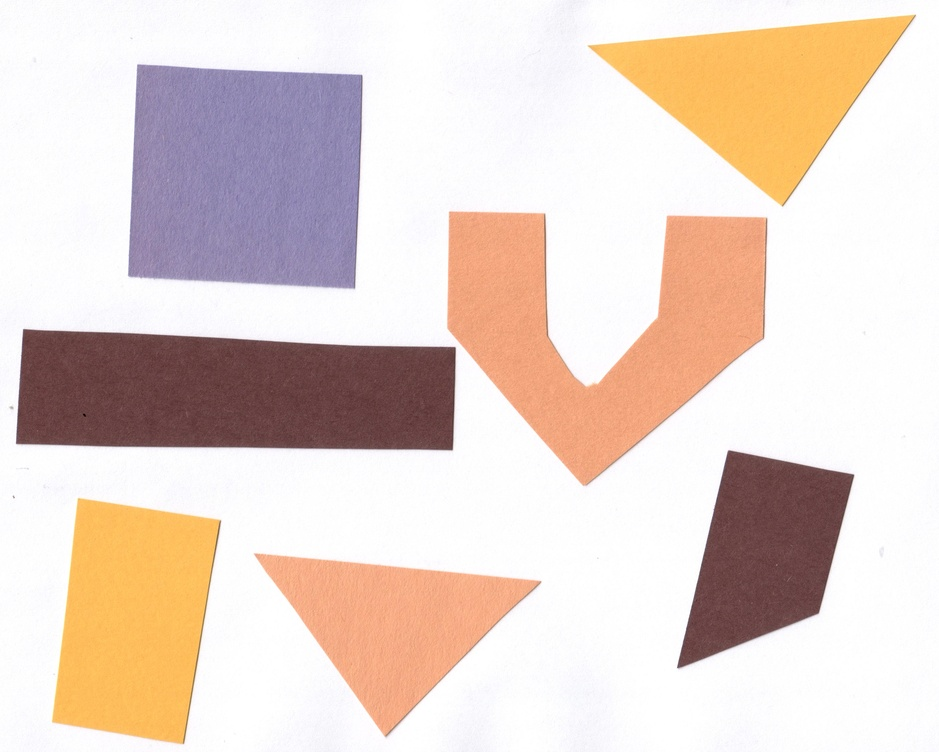
#> input picture data/shapes-01.jpg, 939 x 752 px, shrunk from 3068 x 2457 before the run
$ jupyter execute 7_thresholing.ipynb   (shell and % lines are left out)
#> lines starting #> are read from the running program, lines starting #| are printed output that depends on the picture; after the words box and inside, x2 and y2 are one past the last pixel; in counts of white or black regions, pixels touching at a corner belong together; long printed decimals are rounded
[cell 1]
import glob
import imageio.v3 as iio
import ipympl
import matplotlib.pyplot as plt
import numpy as np
import skimage as ski

## Simple thresholding

1. 이미지를 gray scale 로 읽는다.
2. Blurring을 이용해서 노이즈를 제거한다. (de-noize)
3. 노이즈가 제거된 이미지의 histogram을 분석한다.
4. threshold 값을 찾고 이를 이용하여 필요없는 부분을 masking 처리한다.
5. 4에서 생성된 mask를 이용해 원본 이미지에서 원하는 부분만 추출한다.

[cell 2]
shape01 = iio.imread(uri="data/shapes-01.jpg")
#> shape01 is the input picture: shape (752, 939, 3); mean R, G, B 229.6, 212.3, 203.6

fig, ax = plt.subplots()
ax.imshow(shape01)

[cell 3]
gray_shapes = ski.color.rgb2gray(shape01)
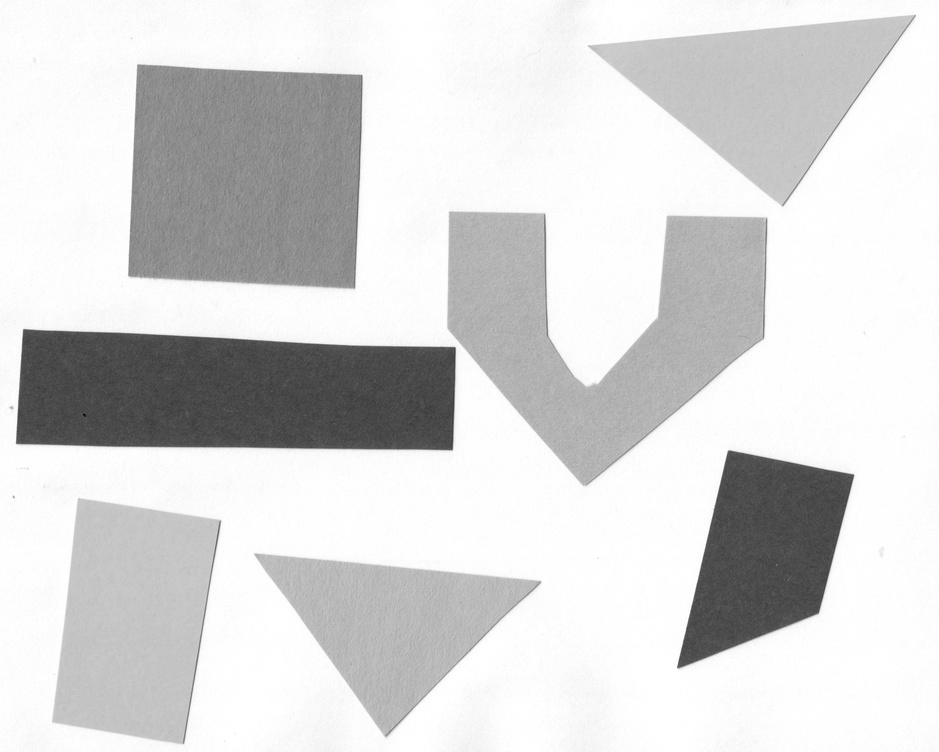
#> gray_shapes: shape (752, 939) float64; min 0.0183, max 1, mean 0.844
blurred_shapes = ski.filters.gaussian(gray_shapes, sigma=1)

fig, ax = plt.subplots()
ax.imshow(blurred_shapes, cmap='gray')

[cell 4]
histogram, bin_edges = np.histogram(blurred_shapes, bins=256, range=(0.0,1.0))
#> histogram = 256 values, max 161677 at index 254, min 0 at index 0, mean 2758.3; bin_edges = 257 values from 0 to 1

fig, ax = plt.subplots()
ax.plot(bin_edges[0:-1], histogram)
#> figure, not shown here; curve peaks at x = 0.992, y = 161677

[cell 5]
t = 0.8
binary_mask = blurred_shapes < t
#> binary_mask: shape (752, 939) bool; 35.4% white; 8 white regions (1 under 20 px), largest, box (x1, y1, x2, y2) and area: (128, 64, 363, 289) 48574, (16, 329, 456, 451) 48102, (448, 212, 768, 485) 45575

fig, ax = plt.subplots()
ax.imshow(binary_mask, cmap="gray")

[cell 6]
selection = shape01.copy()
selection[~binary_mask] = 0

fig, ax = plt.subplots()
ax.imshow(selection)

## Practice

[cell 7]
# 0. 이미지 읽기
import numpy as np
shapes02 = iio.imread(uri="data/shapes-02.jpg")
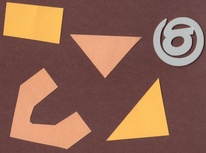
#> input picture data/shapes-02.jpg, 206 x 153 px, shrunk from 672 x 499 before the run
#> shapes02 is the input picture: shape (153, 206, 3); mean R, G, B 144.1, 101.6, 83.9
# 1. Gray 이미지로 변경
gray_shapes02= ski.color.rgb2gray(shapes02)
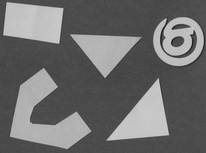
#> gray_shapes02: shape (153, 206) float64; min 0.0895, max 0.819, mean 0.429
# 2. Histogram 계산
histogram, bin_edges = np.histogram(gray_shapes02, bins=256, range=(0., 1.))
#> histogram = 256 values, max 3088 at index 74, min 0 at index 0, mean 123.1
fig, ax = plt.subplots()
ax.plot(bin_edges[0:-1], histogram)
#> figure, not shown here; curve peaks at x = 0.289, y = 3088

[cell 8]
# 3. 임계값 설정
t2 = 0.6
binary_mask2 = gray_shapes02 > t2
#> binary_mask2: shape (153, 206) bool; 30% white; 5 white regions, box (x1, y1, x2, y2) and area: (10, 68, 91, 149) 2776, (3, 2, 63, 44) 1931, (107, 79, 169, 141) 1807, (71, 35, 141, 77) 1476, (153, 17, 204, 66) 1456
# 4. 이미지 출력
fig, ax = plt.subplots()
ax.imshow(binary_mask2, cmap='gray')

[cell 9]
selection2 = shapes02.copy()
selection2[~binary_mask2] = 0

fig, ax = plt.subplots()
ax.imshow(selection2)

## Automatic thresholding

매번 수동으로 임계값을 구하는 것은 실용적이지 못하다. 이를 위해 알고리즘들이 개발되었으며, 이 장에서는 간단하 otsu's method를 살펴본다.

[cell 10]
maize_roots = iio.imread(uri="data/maize-root-cluster.jpg")
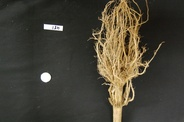
#> input picture data/maize-root-cluster.jpg, 184 x 122 px, shrunk from 602 x 400 before the run
#> maize_roots is the input picture: shape (122, 184, 3); mean R, G, B 70.5, 66.4, 54.4

fig, ax = plt.subplots()
ax.imshow(maize_roots)

[cell 11]
gray_maize_roots = ski.color.rgb2gray(maize_roots)
blurred_maize_roots = ski.filters.gaussian(gray_maize_roots, sigma=1)
histogram, bin_edges = np.histogram(blurred_maize_roots, bins=256, range=(0.0, 1.0))
#> histogram = 256 values, max 863 at index 59, min 0 at index 0, mean 87.69

fig, ax = plt.subplots()
ax.plot(bin_edges[0:-1], histogram)
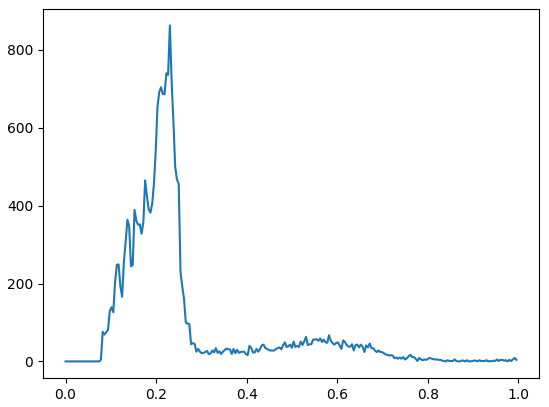
#> figure drawn by matplotlib, 1 panel; curve peaks at x = 0.23, y = 863

[cell 12]
t = ski.filters.threshold_otsu(blurred_maize_roots)
#> t = 0.388
binary_mask3 = blurred_maize_roots > t
#> binary_mask3: shape (122, 184) bool; 15.8% white; 7 white regions (4 under 20 px), largest, box (x1, y1, x2, y2) and area: (93, 0, 150, 122) 3296, (43, 24, 64, 31) 124, (40, 72, 52, 83) 106
print(t)
#| 0.3876
fig, ax = plt.subplots()
ax.imshow(binary_mask3, cmap='gray')

[cell 13]
import matplotlib.pyplot as plt
selection3 = maize_roots.copy()
selection3[~binary_mask3] = 0

fig, ax = plt.subplots()
ax.imshow(selection3)

[cell 14]
# measure root mass
def measure_root_mass(filename, sigma=1.0):
#> called with filename = 'data/trial-016.jpg', sigma = 1.5
    image = iio.imread(filename, mode="L")
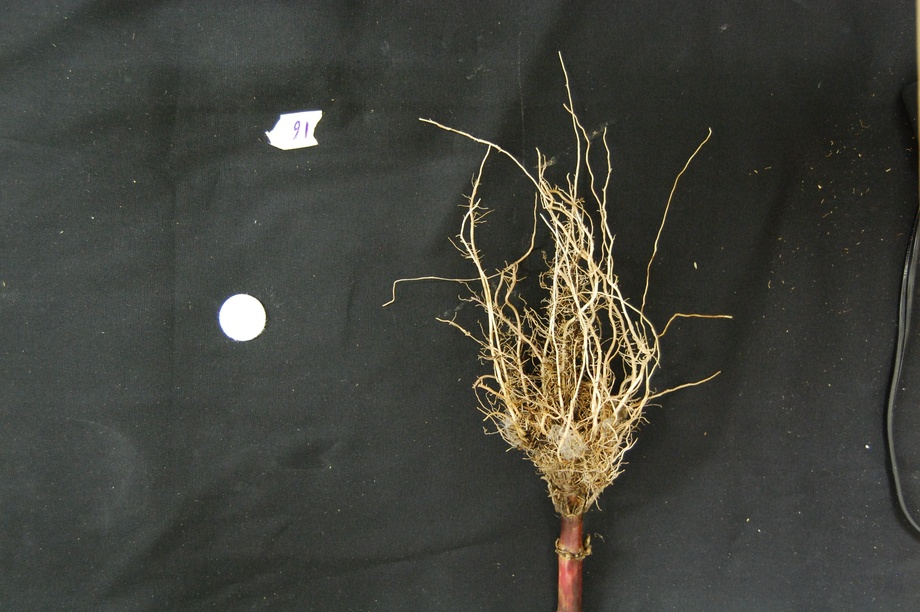
#> input picture data/trial-016.jpg, 920 x 612 px, shrunk from 3008 x 2000 before the run
#> image: shape (612, 920); min 4, max 255, mean 65.3
    blurred_image = ski.filters.gaussian(image, sigma=sigma)
    t = ski.filters.threshold_otsu(blurred_image)
#> t = 0.424
    binary_mask = blurred_image > t
#> binary_mask: shape (612, 920) bool; 5.7% white; 26 white regions (16 under 20 px), largest, box (x1, y1, x2, y2) and area: (420, 53, 706, 521) 26745, (217, 292, 267, 343) 1955, (265, 109, 323, 151) 1773
    h = image.shape[0]
#> h = 612
    w = image.shape[1]
#> w = 920
    r = np.count_nonzero(binary_mask)
#> r = 32299
    return r / (h * w)

[cell 15]
all_files = glob.glob("data/trial-*.jpg")
for filename in all_files:
    density = measure_root_mass(filename=filename, sigma=1.5)
#> density = 0.0574
    print(filename, density, sep=",")
#| data/trial-016.jpg,0.05737
#> pass 2 of the loop `for filename in all_files:`:
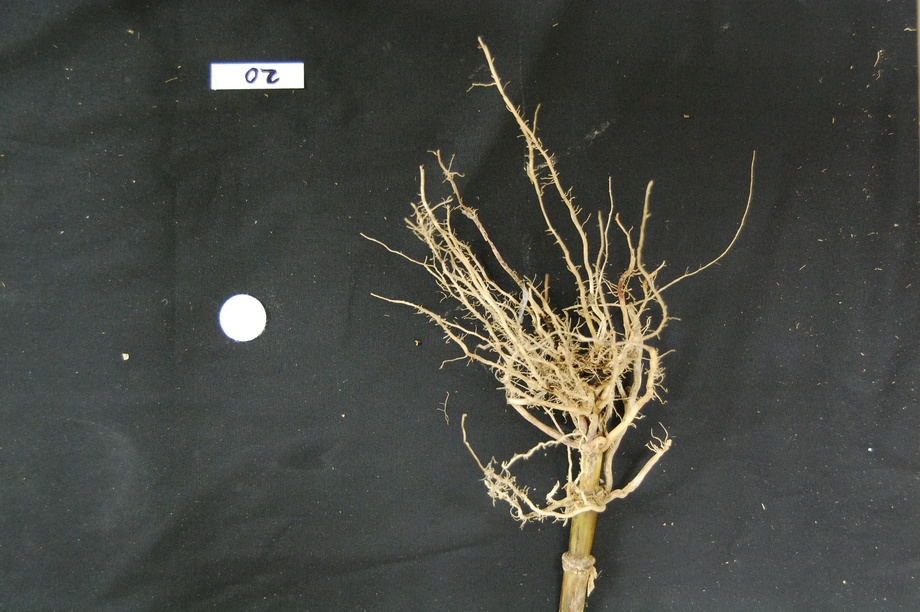
#> input picture data/trial-020.jpg, 920 x 612 px, shrunk from 3008 x 2000 before the run
#> in measure_root_mass (call 2), `t = ski.filters.threshold_otsu(blurred_image)`: t = 0.458
#> r = 38429
#> `density = measure_root_mass(filename=filename, sigma=1.5)`: density = 0.0683
#| data/trial-020.jpg,0.06825
#> pass 3 of the loop `for filename in all_files:`:
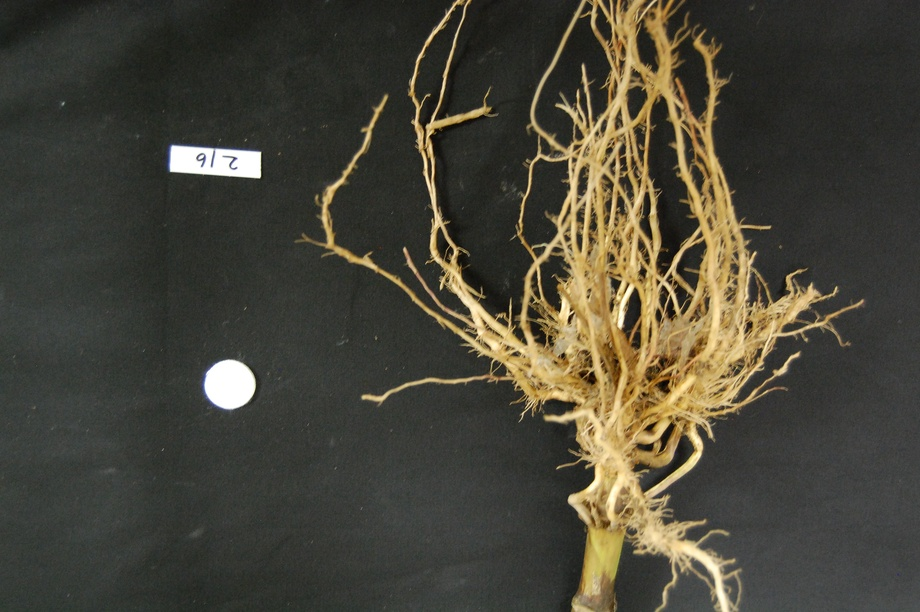
#> input picture data/trial-216.jpg, 920 x 612 px, shrunk from 3008 x 2000 before the run
#> in measure_root_mass (call 3), `t = ski.filters.threshold_otsu(blurred_image)`: t = 0.413
#> r = 84203
#> `density = measure_root_mass(filename=filename, sigma=1.5)`: density = 0.15
#| data/trial-216.jpg,0.1496

[cell 16]
## enhance root mass

import glob
def enhanced_root_mass(filename, sigma=1.0):
#> called with filename = 'data/trial-016.jpg', sigma = 1
    image = iio.imread(uri=filename, mode="L")
    blurred_image = ski.filters.gaussian(image, sigma=sigma)
    binary_mask = blurred_image < 0.95
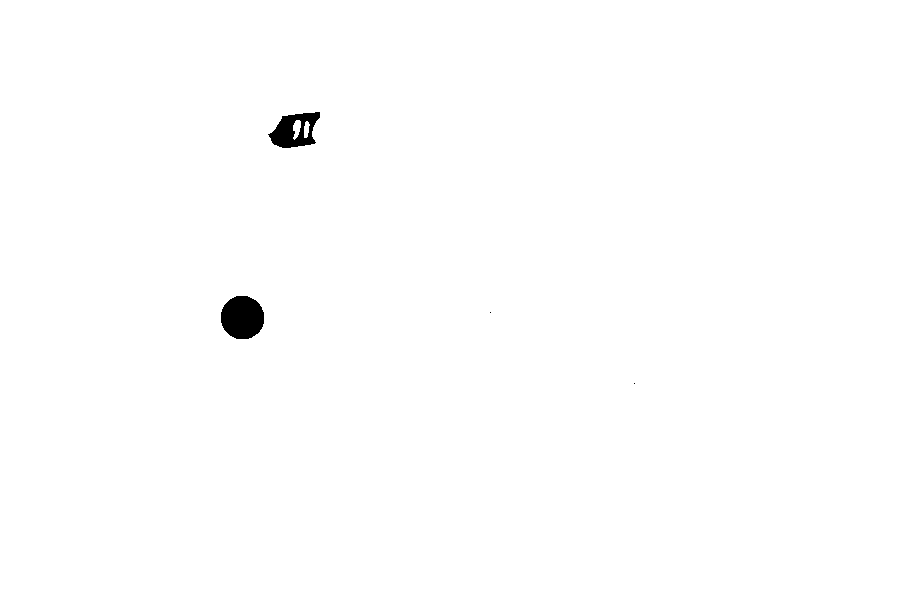
#> binary_mask: shape (612, 920) bool; 99.5% white; 4 black regions (2 under 20 px), largest, box (x1, y1, x2, y2) and area: (221, 296, 264, 339) 1486, (268, 112, 320, 148) 1098
    t = ski.filters.threshold_otsu(blurred_image[binary_mask])
#> t = 0.416
    binary_mask = (blurred_image < 0.95) & (blurred_image > t)
#> binary_mask: shape (612, 920) bool; 5.4% white; 61 white regions (44 under 20 px), largest, box (x1, y1, x2, y2) and area: (419, 52, 719, 522) 26610, (556, 525, 585, 612) 1271, (265, 110, 323, 151) 435
    pixels = np.count_nonzero(binary_mask)
#> pixels = 30195
    w = image.shape[1]
#> w = 920
    h = image.shape[0]
#> h = 612
    return pixels / (w * h)

all_files = glob.glob("data/trial-*.jpg")
for f in all_files:
    density = enhanced_root_mass(filename=f, sigma=1.0)
#> density = 0.0536
    print(f, density, sep=",")
#| data/trial-016.jpg,0.05363
#> pass 2 of the loop `for f in all_files:`:
#> in enhanced_root_mass (call 2), `binary_mask = blurred_image < 0.95`:
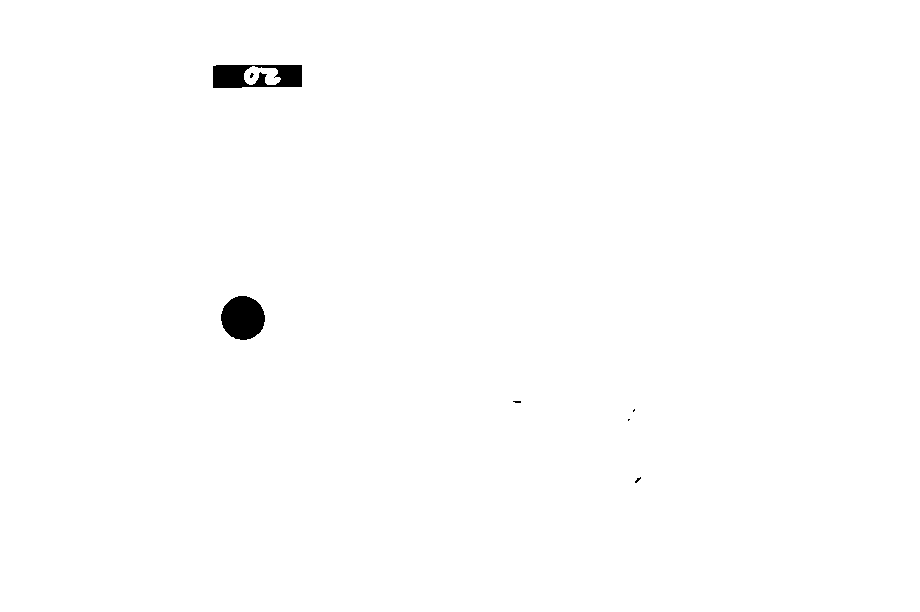
#> binary_mask: shape (612, 920) bool; 99.5% white; 7 black regions (5 under 20 px), largest, box (x1, y1, x2, y2) and area: (213, 65, 302, 88) 1515, (221, 296, 265, 340) 1500
#> in enhanced_root_mass (call 2), `t = ski.filters.threshold_otsu(blurred_image[binary_mask])`: t = 0.454
#> in enhanced_root_mass (call 2), `binary_mask = (blurred_image < 0.95) & (blurred_image > t)`:
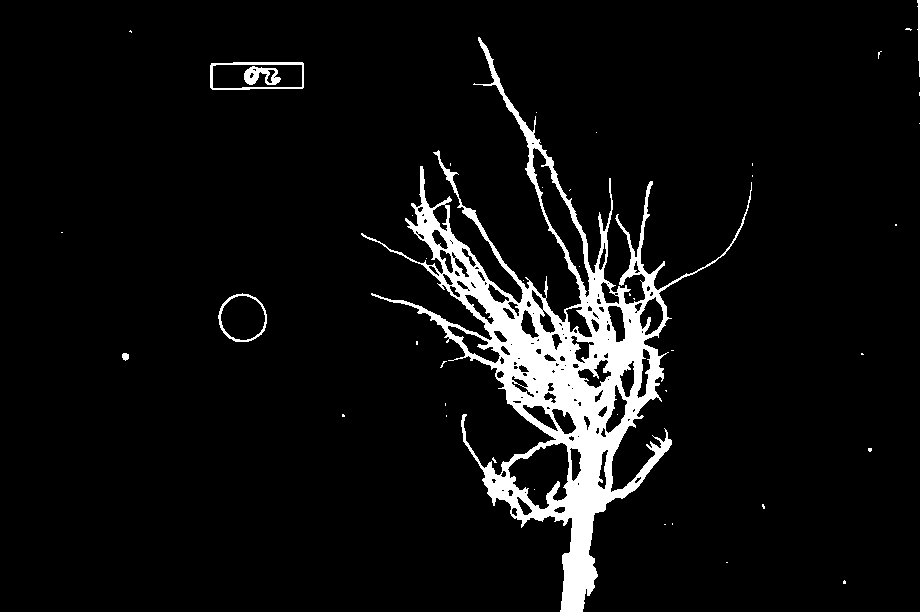
#> binary_mask: shape (612, 920) bool; 6.3% white; 43 white regions (37 under 20 px), largest, box (x1, y1, x2, y2) and area: (361, 37, 752, 612) 33748, (210, 62, 304, 90) 564, (244, 66, 281, 85) 400, (218, 293, 267, 342) 363, (917, 0, 920, 77) 143, (122, 353, 129, 361) 44
#> pixels = 35431
#> `density = enhanced_root_mass(filename=f, sigma=1.0)`: density = 0.0629
#| data/trial-020.jpg,0.06293
#> pass 3 of the loop `for f in all_files:`:
#> in enhanced_root_mass (call 3), `t = ski.filters.threshold_otsu(blurred_image[binary_mask])`: t = 0.411
#> in enhanced_root_mass (call 3), `binary_mask = (blurred_image < 0.95) & (blurred_image > t)`:
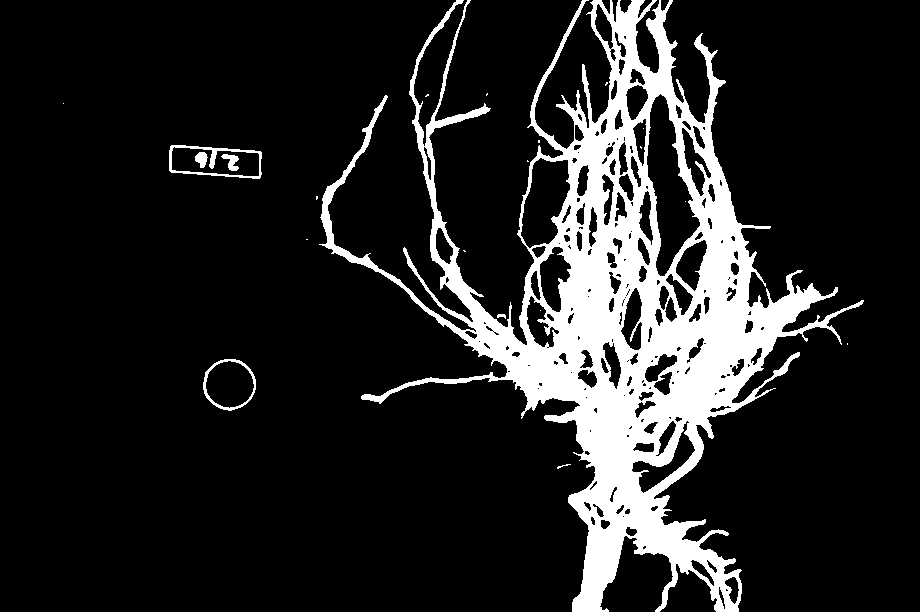
#> binary_mask: shape (612, 920) bool; 14.2% white; 21 white regions (14 under 20 px), largest, box (x1, y1, x2, y2) and area: (319, 0, 864, 612) 78351, (169, 145, 262, 179) 684, (203, 359, 256, 411) 438
#> pixels = 79878
#> `density = enhanced_root_mass(filename=f, sigma=1.0)`: density = 0.142
#| data/trial-216.jpg,0.1419

## Practice 2. Thresholding a bacteria colony image

[cell 17]
petri_dish = iio.imread(uri="data/colonies-01.tif")
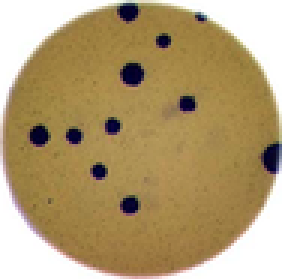
#> input picture data/colonies-01.tif, 94 x 93 px, shrunk from 306 x 303 before the run (shown 3 times larger)
#> petri_dish is the input picture: shape (93, 94, 3); mean R, G, B 177.6, 155.8, 113.8
gray_dish = ski.color.rgb2gray(petri_dish)
blurred_dish = ski.filters.gaussian(gray_dish, sigma=1)
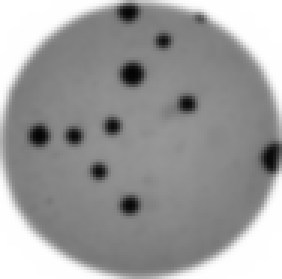
#> blurred_dish: shape (93, 94) float64 (shown 3 times larger); min 0.0177, max 1, mean 0.617
histogram, bin_edges = np.histogram(blurred_dish, bins=256, range=(0., 1.))
#> histogram = 256 values, max 1310 at index 255, min 0 at index 0, mean 34.15

fig, ax = plt.subplots()
ax.plot(bin_edges[0:-1], histogram)
#> figure, not shown here; curve peaks at x = 0.996, y = 1310

[cell 18]
import matplotlib.pyplot as plt
binary_mask = blurred_dish < 0.3
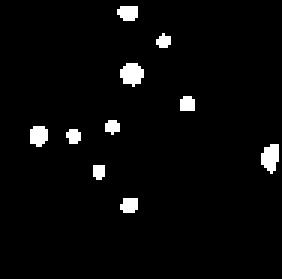
#> binary_mask: shape (93, 94) bool (shown 3 times larger); 3.2% white; 10 white regions (3 under 20 px), largest, box (x1, y1, x2, y2) and area: (40, 21, 48, 29) 47, (87, 48, 93, 58) 44, (10, 42, 16, 49) 35
fig, ax = plt.subplots()
ax.imshow(binary_mask, cmap='gray')
